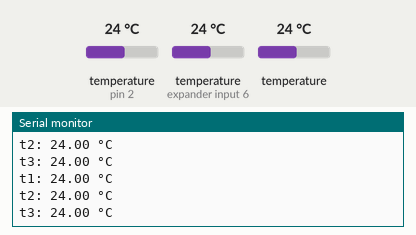
Recording of a sketch running on a simulated Arduino Uno, built with avr-gcc and run on an emulated ATmega328P. Parts: the last lines printed to the serial monitor. Inputs (shaded band) come from the test bench; at power-on: temperature (sensors on pin 2, expander input 6) 24 °C, temperature 24 °C.

Above: at 3.3 s.
3.4 s: temperature (sensor on pin 2) set to 12 °C
At 4.8 s:
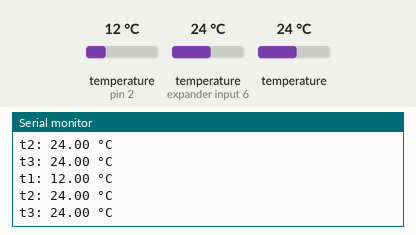
5.9 s: temperature (sensor on expander input 6) set to 12 °C
At 7.0 s:
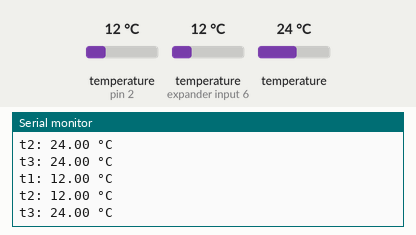
8.4 s: temperature (sensor 202) set to 12 °C
At 10.2 s:
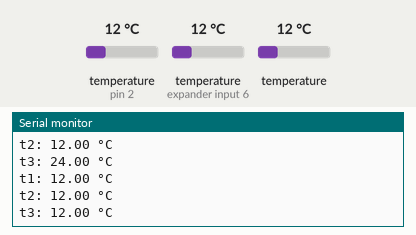
10.9 s: temperature (sensor on pin 2) set to 19 °C
At 12.4 s:
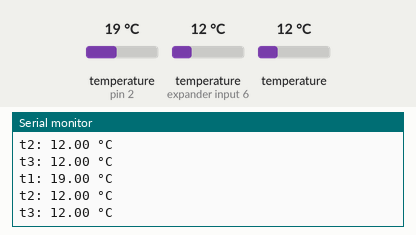
13.4 s: temperature (sensor on expander input 6) set to 19 °C
At 15.5 s:
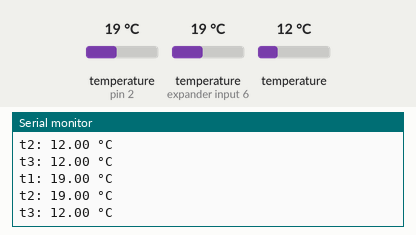
15.9 s: temperature (sensor 202) set to 19 °C
At 17.7 s:
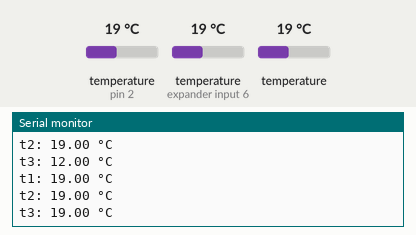
Timing chart, 0 to 19.2 s (numbered marks = the images above; inputs shaded):
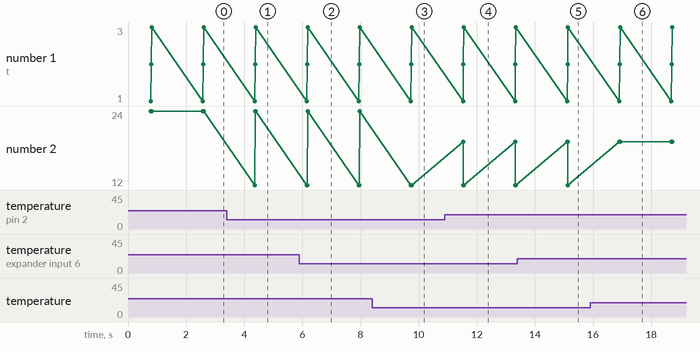

The sketch:

Prueba_dss.ino
```cpp
//Programa simple para probar 3 sensores DS18B20

//Se importan las librerías para los sensores DS18B20
#include <OneWire.h>
#include <DallasTemperature.h>
OneWire ourWire(2); //Se establece la comunicación OneWire
                     //para los sensores DS18B20 en el pin 17
DallasTemperature sensors(&ourWire);//Se llama a la librería DallasTemperature
float t1,t2,t3;

void setup() {
  Serial.begin(9600);    //Inicializamos la comunicación con el puerto serial
    // put your setup code here, to run once:

}

void loop() {
  sensors.requestTemperatures(); // Prepara los sensores DS para medir temperatura
  t1=sensors.getTempCByIndex(0); //Se lee la temperatura del interior
  t2=sensors.getTempCByIndex(1); // "     "     "     "     " exterior
  t3=sensors.getTempCByIndex(2); //Se lee la temperatura del interior

 Serial.println((String) "t1: " + t1 + " °C ");
 Serial.println((String) "t2: " + t2 + " °C ");
 Serial.println((String) "t3: " + t3 + " °C ");
 Serial.println("");
 Serial.println("");
 Serial.println("");
delay(1000);
}
```

Measured:
- after the input at 3.4 s, the serial monitor: prints a new line after 0.97 s (image 1)
- after the input at 5.9 s, the serial monitor: prints a new line after 0.27 s (image 2)
- after the input at 8.4 s, the serial monitor: prints a new line after 1.4 s (image 3)
- after the input at 10.9 s, the serial monitor: prints a new line after 0.63 s (image 4)
- after the input at 13.4 s, the serial monitor: prints a new line after 1.7 s (image 5)
- after the input at 15.9 s, the serial monitor: prints a new line after 1.0 s (image 6)
